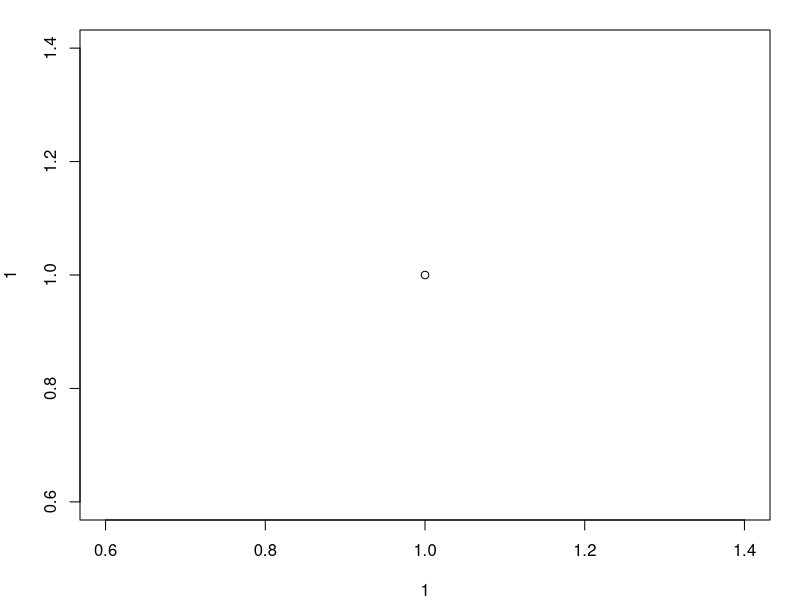
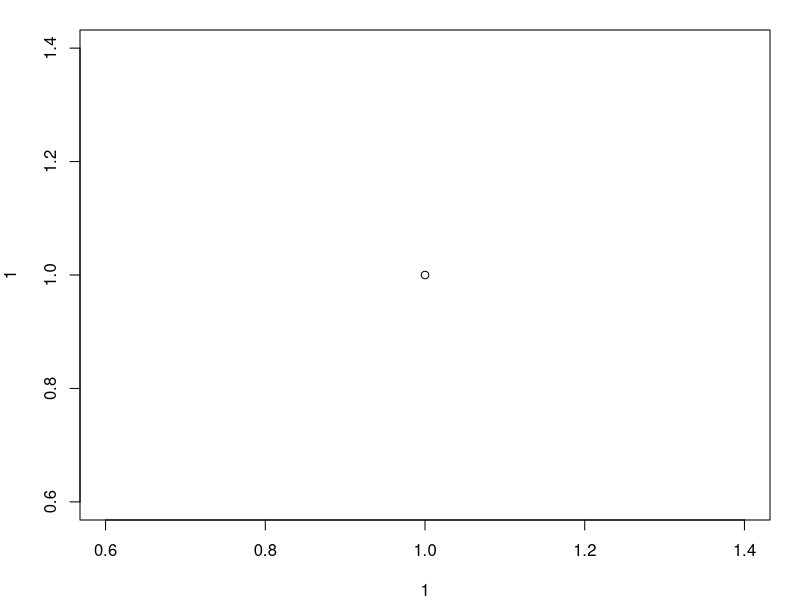
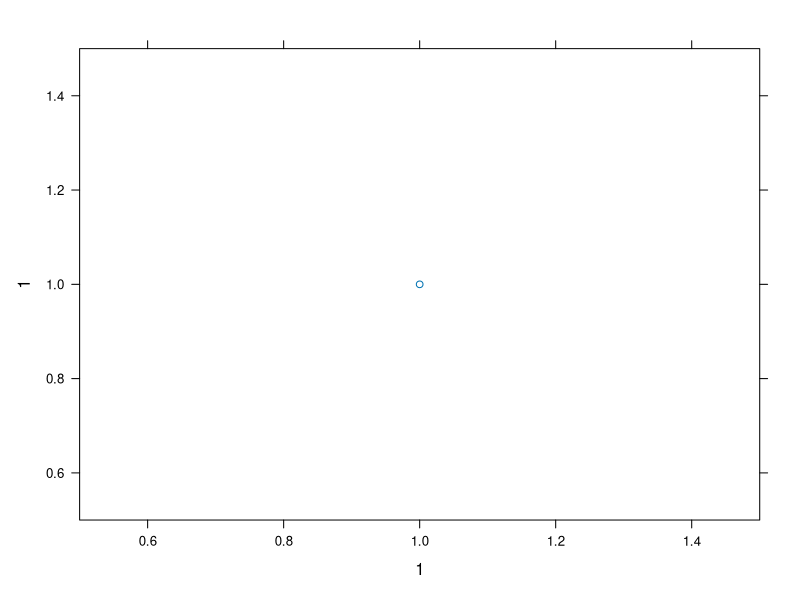
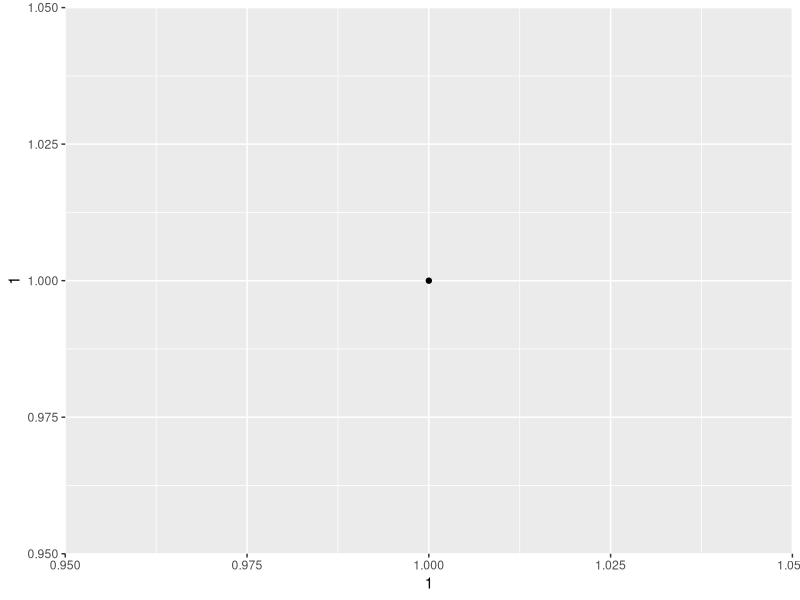
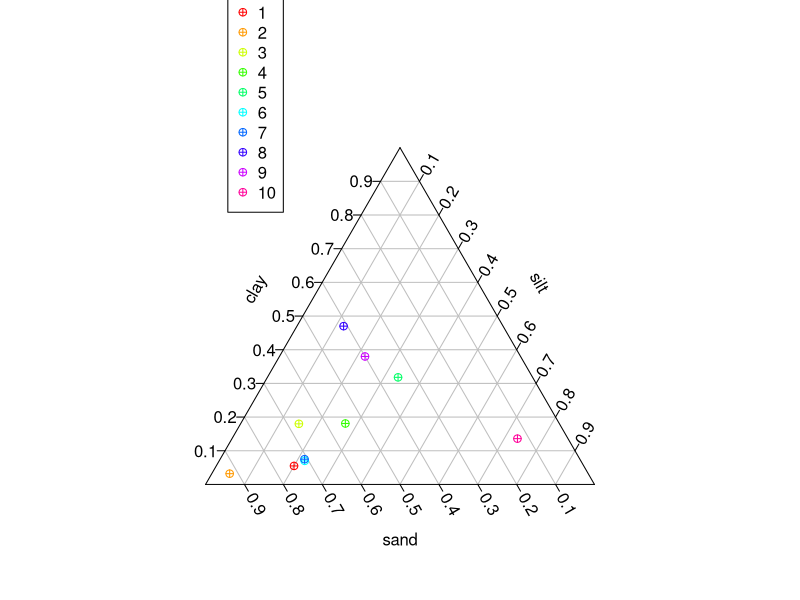
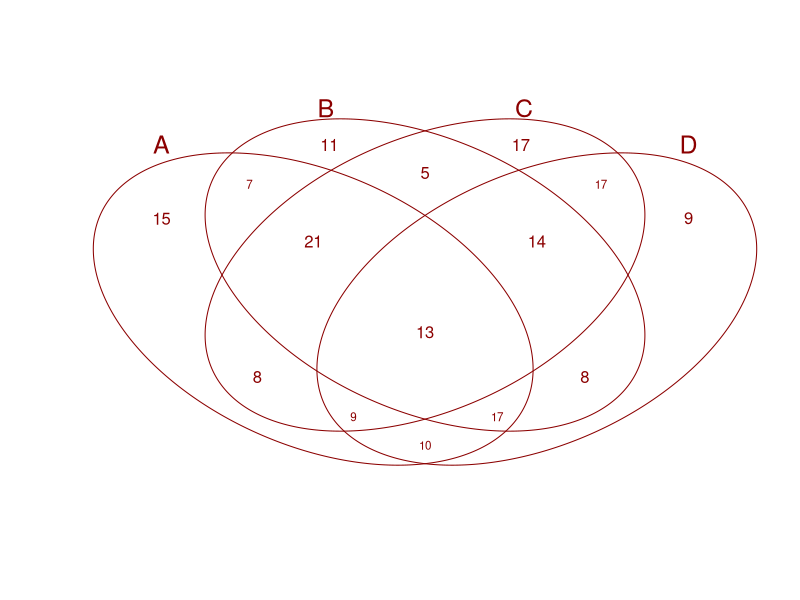
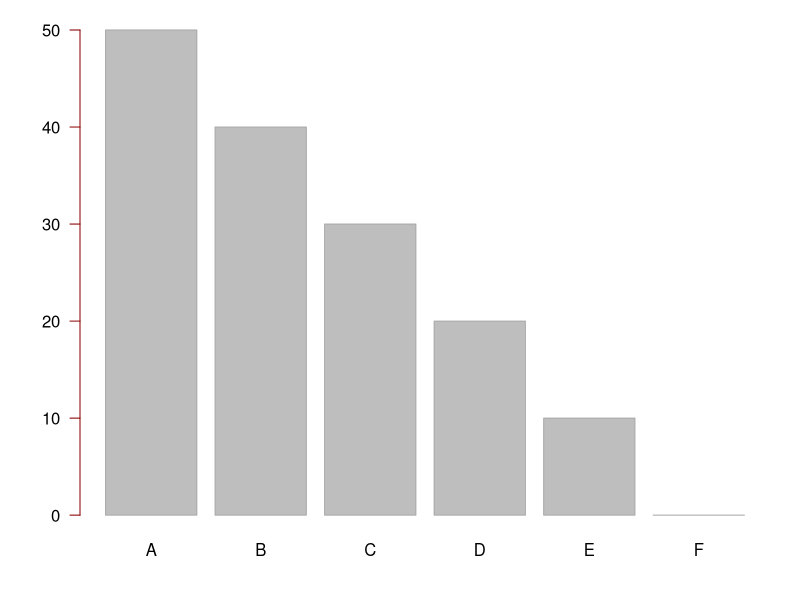
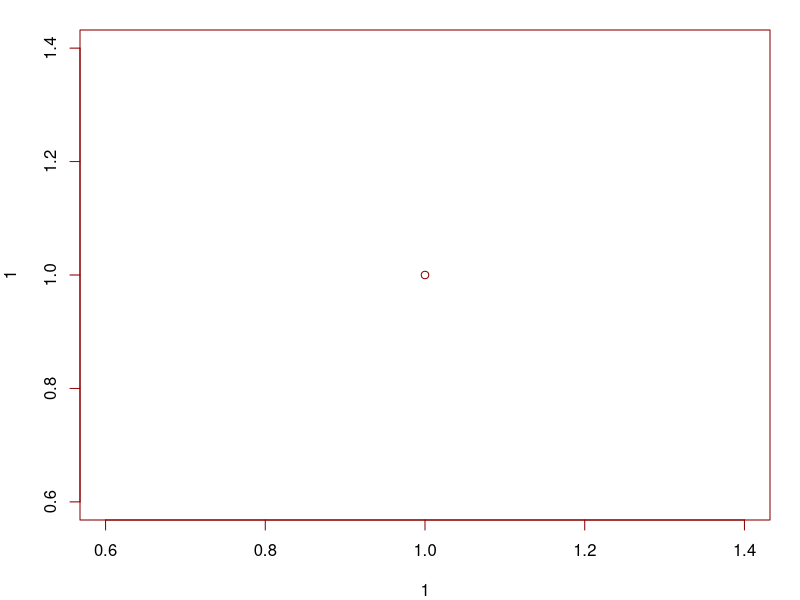

The R source for these figures, in order:
## ---- chunk 1
knitr::opts_chunk$set(
  # fig.path = "inst/assets/img/",
  comment = "#>",
  collapse = TRUE,
  warning = FALSE,
  message = FALSE,
  dev = 'pdf'
  # fig.width=6.9,
  # fig.height=6.9
)
## ---- chunk 2
for (i in list.files("../scripts", pattern="*\\.R$")) knitr::read_chunk(paste0("../scripts/", i))
## ---- chunk 3
par(mar = c(4, 4, 1.5, 1.5), bg = 'transparent')
plot(1, 1)
## ---- chunk 4
par(mar = c(4, 4, 1.5, 1.5), bg = 'transparent')
plot(1, 1)
## ---- chunk 5
library(lattice)
par(mar = c(4, 4, 1.5, 1.5), bg = 'transparent')
xyplot(1 ~ 1)
## ---- chunk 6
library(ggplot2)
par(mar = c(4, 4, 1.5, 1.5), bg = 'transparent')
qplot(x = 1, y = 1)
## ---- chunk 7
par(mar = c(4, 4, 1.5, 1.5), bg = 'transparent')
library(plotrix)
data(soils)
triax.plot(soils[1:10,],show.grid=TRUE,show.legend=TRUE,col.symbols= rainbow(10),pch=10)
## ---- chunk 8
par(mar = c(4, 4, 1.5, 1.5), bg = 'transparent', fg="#8b0000")
library(gplots, verbose=FALSE)
ls_venn <- list()
for (i in 1:4) ls_venn[[i]] <- floor(runif(100,0,150))
venn(ls_venn)
## ---- chunk 9
par(mar = c(4, 4, 1.5, 1.5), bg = 'transparent')
x <- seq(50, 0, by = -10)
names(x) <- LETTERS[1:length(x)]
barplot(height = x,
        names.arg = names(x),
        col = 'gray',
        border = 'darkgray',
        las = 1)
## ---- chunk 10
par(mar = c(4, 4, 1.5, 1.5), bg = 'transparent')
plot(1, 1)
## ---- chunk 11
par(mar = c(4, 4, 1.5, 1.5), bg = 'transparent')
plot(1, 1, bty = 'n')
## ---- chunk 12
par(mar = c(4, 4, 1.5, 1.5), bg = 'transparent')
plot(1, 1, bty = 'n', ann = FALSE)
## ---- chunk 13
par(mar = c(4, 4, 1.5, 1.5), bg = 'transparent')
plot(1, 1, bty = 'n', ann = FALSE, xaxt = 'n')
## ---- chunk 14
par(mar = c(4, 4, 1.5, 1.5), bg = 'transparent')
plot(1, 1, bty = 'n', ann = FALSE, xaxt = 'n', yaxt = 'n')
## ---- chunk 15
par(mar = c(4, 4, 1.5, 1.5), bg = 'transparent')
plot(1, 1, ann = FALSE, axes = FALSE)
## ---- chunk 16
par(mar = c(4, 4, 1.5, 1.5), bg = 'transparent')
plot(1, 1, ann = FALSE, axes = FALSE, type = 'n')
